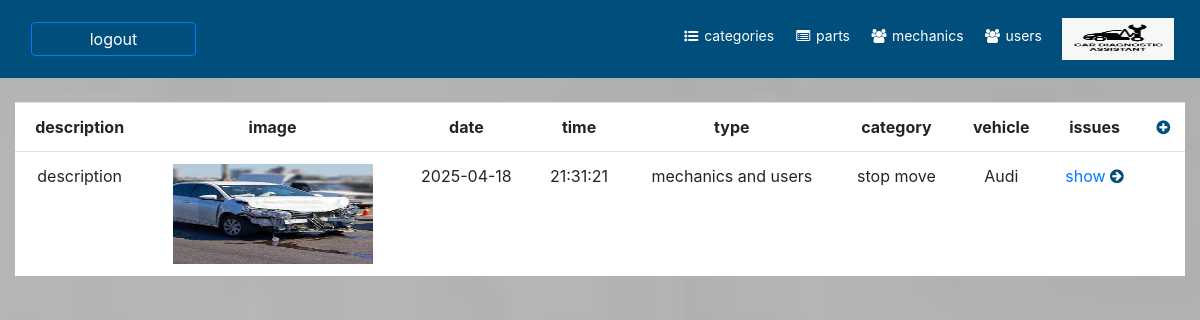
/all_symptoms.php (signed in), run on the app's committed database.
### tables this page shows
CREATE TABLE `symptoms` (
  `id` int(11) NOT NULL,
  `description` text NOT NULL,
  `image` text DEFAULT NULL,
  `date` date NOT NULL,
  `time` time NOT NULL,
  `type` int(11) NOT NULL,
  `category_id` int(11) NOT NULL,
  `user_id` int(11) NOT NULL,
  `vehicle_id` int(11) NOT NULL
);

CREATE TABLE `categories` (
  `id` int(11) NOT NULL,
  `name` varchar(255) NOT NULL
);

CREATE TABLE `vehicles` (
  `id` int(11) NOT NULL,
  `name` varchar(255) NOT NULL,
  `model` varchar(255) NOT NULL,
  `user_id` int(11) NOT NULL
);

### web/all_symptoms.php (the view, shortened to what this page needs)
<?php
include("conn.php");
$id = $_SESSION['id'];
$sql = "SELECT * FROM symptoms WHERE (user_id != $id AND type =1) ORDER by id DESC";
$query = mysqli_query($db, $sql);
?>
<!DOCTYPE html>
<html lang="en">
<head>
    <link rel="stylesheet" href="https://maxcdn.bootstrapcdn.com/bootstrap/4.5.2/css/bootstrap.min.css">
    <link rel="stylesheet" href="https://cdnjs.cloudflare.com/ajax/libs/font-awesome/4.7.0/css/font-awesome.min.css">
</head>
<body dir="ltr" class="background" style="background-image: url('images/bg.jpeg');background-size: cover;background-repeat: no-repeat;height:100vh">
    <?php
    include('header.php');
    ?>
    <br />
    <div class="row justify-content-center " style="margin: auto">
        <div class="col-12">
            <table style="background: white;width: 100%;text-align: center;direction: ltr;" class="table">
                <tr>
                    <th>
                        description
                    </th>
                    <th>
                        image
                    </th>
                    <th>
                        date
                    </th>
                    <th>
                        time
                    </th>
                    <th>
                        type
                    </th>
                    <th>
                        category
                    </th>
                    <th>
                        vehicle
                    </th>
                    <th>
                        issues
                    </th>
                    <th>
                        <a href="add_symptom.php"><i style="color:#004E7C;" class="fa fa-plus-circle"></i></a>
                    </th>
                </tr>
                <?php
                foreach ($query as $row) {
                    $category_id = $row['category_id'];
                    $sql_category = "SELECT * FROM categories WHERE id = $category_id";
                    $query_category = mysqli_query($db,$sql_category);
                    foreach($query_category as $row_category)
                    {
                     $category = $row_category['name'];
                    }
                    $vehicle_id = $row['vehicle_id'];
                    $sql_vehicle = "SELECT * FROM vehicles WHERE id = $vehicle_id";
                    $query_vehicle = mysqli_query($db,$sql_vehicle);
                    foreach($query_vehicle as $row_vehicle)
                    {
                     $vehicle = $row_vehicle['name'];
                    }
                    $type = $row['type'];
                    if($type == 1) {$type = 'mechanics and users';}
                ?>
                    <tr>
                        <td><?= $row['description']; ?></td>
                        <td><img src="images/<?= $row['image']; ?>" width="200" height="100"></td>
                        <td><?= $row['date']; ?> </td>
                        <td><?= $row['time']; ?> </td>
                        <td><?= $type; ?> </td>
                        <td><?= $category; ?> </td>
                        <td><?= $vehicle; ?> </td>
                        <td>
                        <a href="symptom.php?id=<?=$row['id'];?>">show <i style="color:#004E7C;" class="fa fa-arrow-circle-right"></i></a>
                    </td>
                        <td></td>
                    </tr>
                <?php
                }
                ?>
            </table>
        </div>
    </div>
</body>
</html>

### web/header.php (style rules this page uses)
.row { margin-left: 0px !important; margin-right: 0px !important; }

### data on the page
symptoms: description "description", image (picture), date "2025-04-18", time "21:31:21", type "mechanics and users", category.name "stop move", vehicle.name "Audi"
